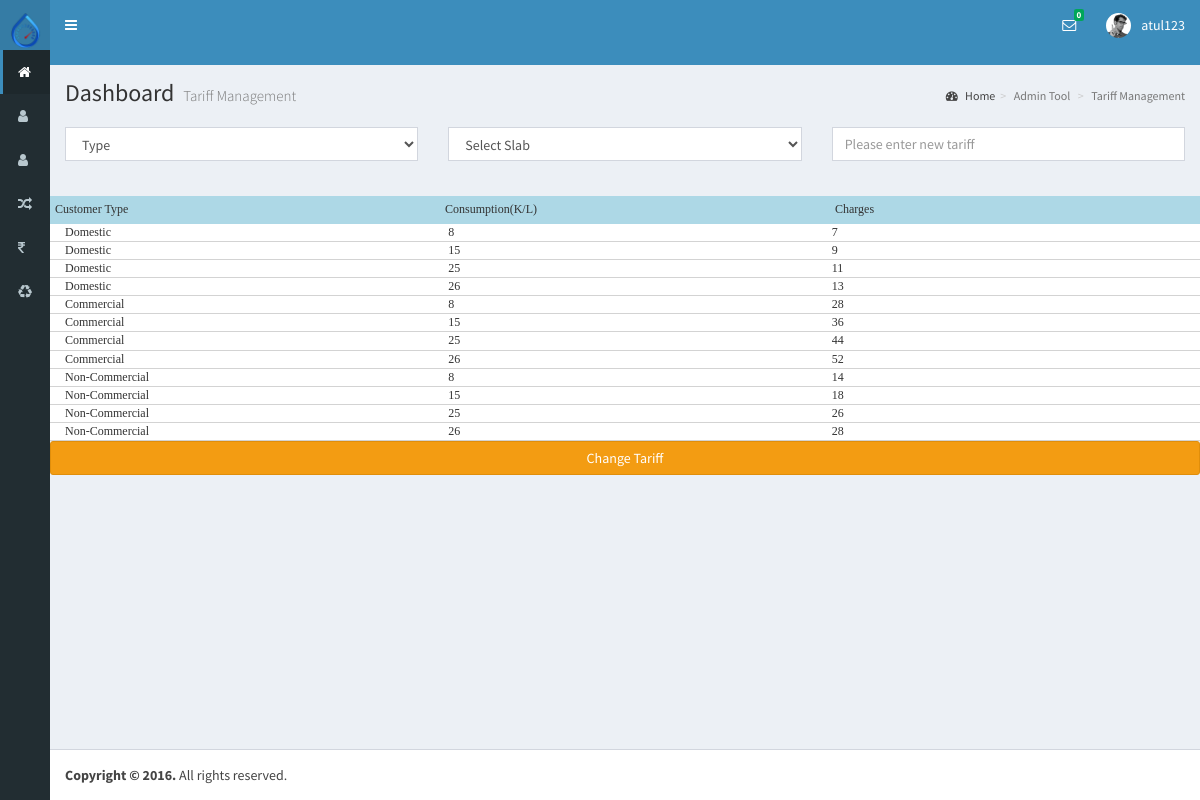
The page /tariff.php (signed in) on the database its author committed.
### tables this page shows
CREATE TABLE `tariff` (
  `id` int(11) NOT NULL,
  `ctype` varchar(20) NOT NULL,
  `consumption` int(11) NOT NULL,
  `price` int(5) NOT NULL
);

### tariff.php (the view, shortened to what this page needs)
<?php
    include("db/connect.php");
    $str="select * from tariff ";
    $row=$con->query($str);
?>
<?php include "include/header.php"; ?>
 <?php
     include('navbar/super-adminheader.php');
 ?>
  <div class="content-wrapper">
    <section class="content-header">
      <h1>
        Dashboard
        <small>Tariff Management</small>
      </h1>
      <ol class="breadcrumb">
        <li><a href="#"><i class="fa fa-dashboard"></i> Home</a></li><li class="active">Admin Tool</li>
        <li class="active">Tariff Management </li>
      </ol>
    </section>
<div class="clr-20"></div>
  <section>
    <div class="row">
      <form method="post" action="tariffchange.php">
        <div class="col-md-12">
         <div class="col-md-12">
          </div></div>
        <div class="col-md-12">
         <div class="col-sm-4">
         	<div class="form-group">
          <select class="form-control"  name="type" id='type' required data-error="Select ID Proof">
                  <option value="0"> Type</option>
              </select>
            </div>
       </div>
          <div class="col-sm-4">
            <select id="getConsumption" name="get" class="form-control">
              <option value='0'>Select Slab</option>
            </select>
            </div>
            <div class="col-sm-4">
            <input type="text" name="new" id="new" class="form-control" placeholder="Please enter new tariff" required data-error="First Name is required.">
            </div>
        </div>
        <div class="clr-20"></div>
        <div class="col-md-12"  style="font-family:verdana;font-size:12px;background:lightblue;padding:5px;">
         <div class="col-md-4">Customer Type</div>
         <div class="col-md-4">Consumption(K/L)</div>
         <div class="col-md-4">Charges</div>
        </div>
        <div class="col-md-12" style="background:white;font-family:verdana;font-size:12px;">
          <?php
            while($result=$row->fetch_assoc())
            {
          ?>
           <div class="col-md-4" style="border-bottom:1px solid lightgray;">
           <?php echo $result['ctype'];?></div>
           <div class="col-md-4" style="border-bottom:1px solid lightgray;">
           <?php echo $result['consumption'];?></div>
            <div class="col-md-4" style="border-bottom:1px solid lightgray;">
             <?php echo $result['price'];?></div>
           <?php }
          ?>
            </div>
            <div class="col-md-12">
              <input type="submit" name ="submit" id="submit" class="col-md-12 btn btn-warning" value="Change Tariff">
          </div>
      </form>
    </div>
    </section>
  </div>
   <?php include "include/footer.php"; ?>

### rows shown on the page
tariff: ctype "Domestic", consumption "8", price "7"
tariff: ctype "Domestic", consumption "15", price "9"
tariff: ctype "Domestic", consumption "25", price "11"
tariff: ctype "Domestic", consumption "26", price "13"
tariff: ctype "Commercial", consumption "8", price "28"
tariff: ctype "Commercial", consumption "15", price "36"
tariff: ctype "Commercial", consumption "25", price "44"
tariff: ctype "Commercial", consumption "26", price "52"
tariff: ctype "Non-Commercial", consumption "8", price "14"
tariff: ctype "Non-Commercial", consumption "15", price "18"
tariff: ctype "Non-Commercial", consumption "25", price "26"
tariff: ctype "Non-Commercial", consumption "26", price "28"

### other values the page prints
$_SESSION['user'] "atul123"
